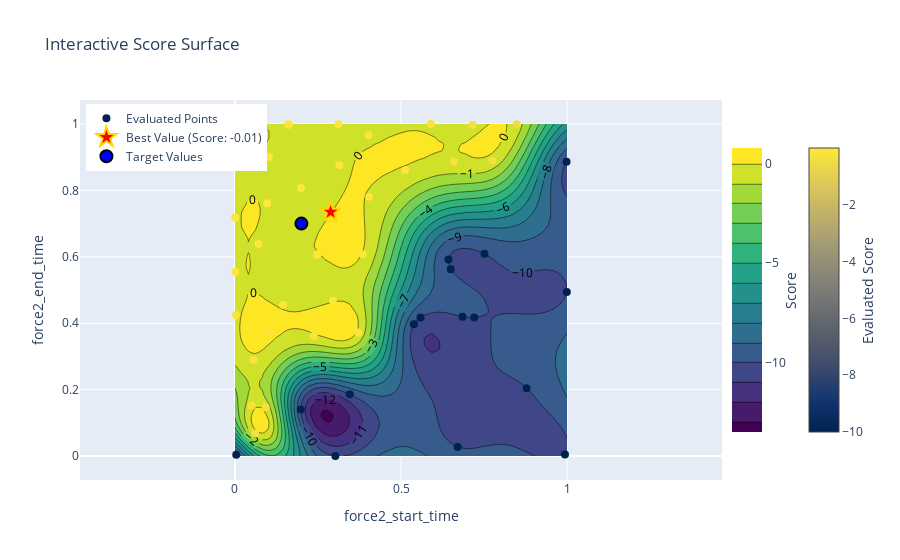
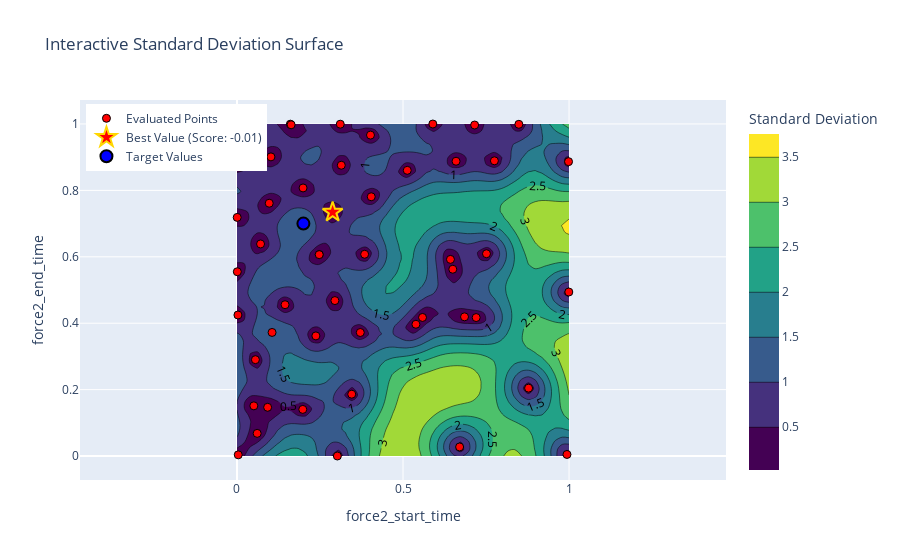
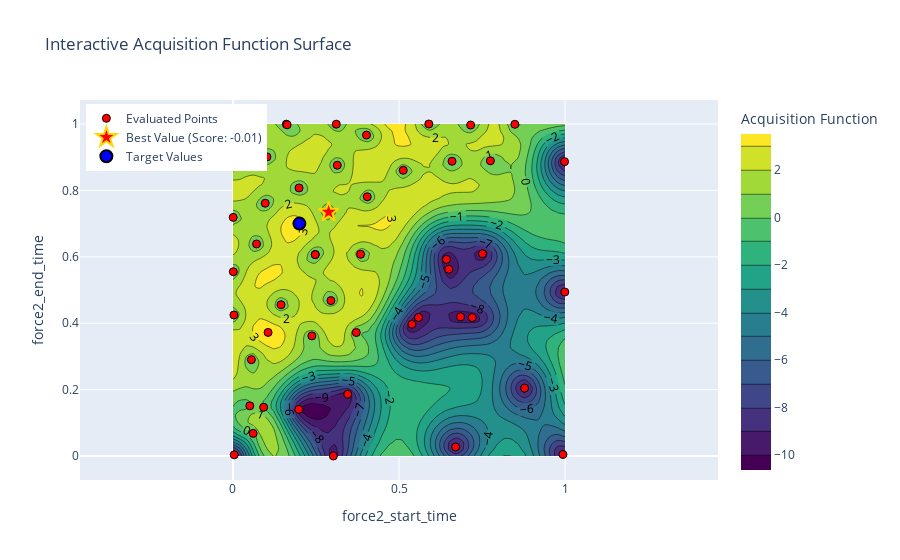

Here is the notebook cell these charts were saved with, in order:
### Code cell
def interactive_score_and_std_surface(optimizer, param_x, param_y, pbounds):
    # Fixed target values for other parameters
    force2_end_time_target = 0.7
    force2_start_time_target = 0.2

    kappa = 2.5  # Exploration parameter for the acquisition function
    acquisition = bayes_opt.acquisition.UpperConfidenceBound(kappa=kappa)

    # acquisition = bayes_opt.acquisition.ExpectedImprovement()

    # Generate a grid for two parameters
    x_vals = np.linspace(pbounds[param_x][0], pbounds[param_x][1], 50)
    y_vals = np.linspace(pbounds[param_y][0], pbounds[param_y][1], 50)
    scores = np.zeros((len(x_vals), len(y_vals)))
    stds = np.zeros((len(x_vals), len(y_vals)))

    # Populate grid with scores from the GP model
    for i, x in enumerate(x_vals):
        for j, y in enumerate(y_vals):
            curr_score, curr_std = optimizer._gp.predict(
                [[y, x]], 
                return_std=True
            )
            scores[i, j] = curr_score.item()
            stds[i, j] = curr_std.item()

    xx, yy = np.meshgrid(x_vals, y_vals)
    grid_points = np.c_[xx.ravel(), yy.ravel()]  # Shape (n_samples, 2)

    acquisition_values = -1 * acquisition._get_acq(gp=optimizer._gp)(grid_points)
    acquisition_values = acquisition_values.reshape(xx.shape)

    # Extract evaluated points from optimizer
    evaluated_x = []
    evaluated_y = []
    evaluated_scores = []
    hover_texts = []

    for res in optimizer.res:
        params = res["params"]
        score = res["target"]

        evaluated_x.append(params[param_x])
        evaluated_y.append(params[param_y])
        evaluated_scores.append(score)

        # Format hover text to include all parameter values and the score
        hover_text = (
            f"<b>Score:</b> {score:.2f}<br>"
            f"<b>force2_start_time:</b> {params['force2_start_time']:.2f}<br>"
            f"<b>force2_end_time:</b> {params['force2_end_time']:.2f}"
        )
        hover_texts.append(hover_text)

    # Get the best point
    best_params = optimizer.max["params"]
    best_x = best_params[param_x]
    best_y = best_params[param_y]
    best_score = optimizer.max["target"]

    # Interactive score surface plot
    score_fig = go.Figure()

    # Add score surface
    score_fig.add_trace(go.Contour(
        x=x_vals, y=y_vals, z=scores.T,
        colorscale="Viridis",
        colorbar=dict(
            title="Score",
            titleside="right",
            x=1.0,  # Move colorbar slightly right
            len=0.8  # Adjust colorbar length
        ),
        contours=dict(showlabels=True),
        name="Score Surface"
    ))

    # Add evaluated points with hover information
    score_fig.add_trace(go.Scatter(
        x=evaluated_x, y=evaluated_y,
        mode='markers',
        marker=dict(
            size=8,
            color=evaluated_scores,
            colorscale="Cividis",
            showscale=True,
            colorbar=dict(
                title="Evaluated Score",
                titleside="right",
                x=1.12,  # Move evaluated points colorbar further right
                len=0.8  # Adjust colorbar length
            ),
        ),
        text=hover_texts,  # Add detailed hover information
        hoverinfo="text",
        name="Evaluated Points"
    ))

    # Add the best point (star)
    score_fig.add_trace(go.Scatter(
        x=[best_x], y=[best_y],
        mode='markers',
        marker=dict(
            size=15,
            color='red',
            symbol='star',
            line=dict(width=2, color='gold')
        ),
        name=f"Best Value (Score: {best_score:.2f})",
        hoverinfo="skip"  # Skip hover text for the best point
    ))

    # Add the actual target values (circle)
    score_fig.add_trace(go.Scatter(
        x=[force2_start_time_target], y=[force2_end_time_target],
        mode='markers',
        marker=dict(
            size=12,
            color='blue',
            symbol='circle',
            line=dict(width=2, color='black')
        ),
        name="Target Values",
        text=f"<b>Target</b><br>{param_x}: {force2_start_time_target}<br>{param_y}: {force2_end_time_target}",
        hoverinfo="text"
    ))

    score_fig.update_layout(
        title="Interactive Score Surface",
        xaxis_title=param_x,
        yaxis_title=param_y,
        xaxis=dict(scaleanchor="y"),
        yaxis=dict(scaleanchor="x"),
        legend=dict(
            yanchor="top",
            y=0.99,
            xanchor="left",
            x=0.01
        ),  # Adjust legend position
        template="plotly"
    )

    iplot(score_fig)



    # Interactive standard deviation surface plot
    std_fig = go.Figure()

    # Add standard deviation surface
    std_fig.add_trace(go.Contour(
        x=x_vals, y=y_vals, z=stds.T,
        colorscale="Viridis",
        colorbar=dict(title="Standard Deviation"),
        contours=dict(showlabels=True),
        name="Standard Deviation Surface"
    ))

    # Add evaluated points
    std_fig.add_trace(go.Scatter(
        x=evaluated_x, y=evaluated_y,
        mode='markers',
        marker=dict(
            size=8,
            color="red",
            symbol="circle",
            line=dict(width=1, color="black")
        ),
        text=hover_texts,  # Reuse hover information with additional parameters
        hoverinfo="text",
        name="Evaluated Points"
    ))
    
    # Add the best point (star)
    std_fig.add_trace(go.Scatter(
        x=[best_x], y=[best_y],
        mode='markers',
        marker=dict(
            size=15,
            color='red',
            symbol='star',
            line=dict(width=2, color='gold')
        ),
        name=f"Best Value (Score: {best_score:.2f})",
        hoverinfo="skip"  # Skip hover text for the best point
    ))

    # Add the actual target values (circle)
    std_fig.add_trace(go.Scatter(
        x=[force2_start_time_target], y=[force2_end_time_target],
        mode='markers',
        marker=dict(
            size=12,
            color='blue',
            symbol='circle',
            line=dict(width=2, color='black')
        ),
        name="Target Values",
        text=f"<b>Target</b><br>{param_x}: {force2_start_time_target}<br>{param_y}: {force2_end_time_target}",
        hoverinfo="text"
    ))

    std_fig.update_layout(
        title="Interactive Standard Deviation Surface",
        xaxis_title=param_x,
        yaxis_title=param_y,
        xaxis=dict(scaleanchor="y"),
        yaxis=dict(scaleanchor="x"),
        legend=dict(yanchor="top", y=0.99, xanchor="left", x=0.01),
        template="plotly"
    )

    iplot(std_fig)



    # Interactive acquisition function surface plot
    acq_fig = go.Figure()

    # Add acquisition function surface
    acq_fig.add_trace(go.Contour(
        x=x_vals, y=y_vals, z=acquisition_values.T,
        colorscale="Viridis",
        colorbar=dict(title="Acquisition Function"),
        contours=dict(showlabels=True),
        name="Acquisition Function Surface"
    ))

    # Add evaluated points
    acq_fig.add_trace(go.Scatter(
        x=evaluated_x, y=evaluated_y,
        mode='markers',
        marker=dict(
            size=8,
            color="red",
            symbol="circle",
            line=dict(width=1, color="black")
        ),
        text=hover_texts,  # Reuse hover information with additional parameters
        hoverinfo="text",
        name="Evaluated Points"
    ))

    # Add the best point (star)
    acq_fig.add_trace(go.Scatter(
        x=[best_x], y=[best_y],
        mode='markers',
        marker=dict(
            size=15,
            color='red',
            symbol='star',
            line=dict(width=2, color='gold')
        ),
        name=f"Best Value (Score: {best_score:.2f})",
        hoverinfo="skip"  # Skip hover text for the best point
    ))

    # Add the actual target values (circle)
    acq_fig.add_trace(go.Scatter(
        x=[force2_start_time_target], y=[force2_end_time_target],
        mode='markers',
        marker=dict(
            size=12,
            color='blue',
            symbol='circle',
            line=dict(width=2, color='black')
        ),
        name="Target Values",
        text=f"<b>Target</b><br>{param_x}: {force2_start_time_target}<br>{param_y}: {force2_end_time_target}",
        hoverinfo="text"
    ))

    acq_fig.update_layout(
        title="Interactive Acquisition Function Surface",
        xaxis_title=param_x,
        yaxis_title=param_y,
        xaxis=dict(scaleanchor="y"),
        yaxis=dict(scaleanchor="x"),
        legend=dict(yanchor="top", y=0.99, xanchor="left", x=0.01),
        template="plotly"
    )

    iplot(acq_fig)

    # save the plot
    score_fig.write_html(f"/Users/nathanirniger/Desktop/plots/score_fig_{param_x}_{param_y}.html")
    std_fig.write_html(f"/Users/nathanirniger/Desktop/plots/std_fig_{param_x}_{param_y}.html")
    acq_fig.write_html(f"/Users/nathanirniger/Desktop/plots/acq_fig_{param_x}_{param_y}.html")




# Example usage:
interactive_score_and_std_surface(optimizer, 'force2_start_time', 'force2_end_time', pbounds)

### Figure 1 — Plotly figure (JSON) as saved in the notebook; plotly's stock layout.template omitted (floating-point values rounded to 4 significant figures; data arrays with more than 128 entries replaced by an {"elided": "..."} marker saying what was removed)
{"data": [{"colorbar": {"len": 0.8, "title": {"side": "right", "text": "Score"}, "x": 1}, "colorscale": [[0, "#440154"], [0.1111, "#482878"], [0.2222, "#3e4989"], [0.3333, "#31688e"], [0.4444, "#26828e"], [0.5556, "#1f9e89"], [0.6667, "#35b779"], [0.7778, "#6ece58"], [0.8889, "#b5de2b"], [1, "#fde725"]], "contours": {"showlabels": true}, "name": "Score Surface", "type": "contour", "x": [0, 0.02041, 0.04082, 0.06122, 0.08163, 0.102, 0.1224, 0.1429, 0.1633, 0.1837, 0.2041, 0.2245, 0.2449, 0.2653, 0.2857, 0.3061, 0.3265, 0.3469, 0.3673, 0.3878, 0.4082, 0.4286, 0.449, 0.4694, 0.4898, 0.5102, 0.5306, 0.551, 0.5714, 0.5918, 0.6122, 0.6327, 0.6531, 0.6735, 0.6939, 0.7143, 0.7347, 0.7551, 0.7755, 0.7959, 0.8163, 0.8367, 0.8571, 0.8776, 0.898, 0.9184, 0.9388, 0.9592, 0.9796, 1], "y": [0, 0.02041, 0.04082, 0.06122, 0.08163, 0.102, 0.1224, 0.1429, 0.1633, 0.1837, 0.2041, 0.2245, 0.2449, 0.2653, 0.2857, 0.3061, 0.3265, 0.3469, 0.3673, 0.3878, 0.4082, 0.4286, 0.449, 0.4694, 0.4898, 0.5102, 0.5306, 0.551, 0.5714, 0.5918, 0.6122, 0.6327, 0.6531, 0.6735, 0.6939, 0.7143, 0.7347, 0.7551, 0.7755, 0.7959, 0.8163, 0.8367, 0.8571, 0.8776, 0.898, 0.9184, 0.9388, 0.9592, 0.9796, 1], "z": {"elided": "50x50 float values"}}, {"hoverinfo": "text", "marker": {"color": [-10, -10, -0.3177, -10, -10, -10, -10, -10, -10, -10, -0.3235, -0.4185, -0.1888, -0.1146, -0.06273, -0.01099, -0.0204, -0.01152, -0.07096, -0.09117, -0.1119, -10, -0.04827, -0.2465, -0.5103, -0.2418, -10, -0.354, -0.1254, -0.08987, -0.1236, -10, -0.0401, -0.01101, -0.04389, -0.06061, -10, -10, -0.008937, -0.0499, -10, -0.06277, -0.04257, -0.1369, -10, -0.1158, -0.1019, -0.01435, -0.3666, -0.1164], "colorbar": {"len": 0.8, "title": {"side": "right", "text": "Evaluated Score"}, "x": 1.12}, "colorscale": [[0, "#00224e"], [0.1111, "#123570"], [0.2222, "#3b496c"], [0.3333, "#575d6d"], [0.4444, "#707173"], [0.5556, "#8a8678"], [0.6667, "#a59c74"], [0.7778, "#c3b369"], [0.8889, "#e1cc55"], [1, "#fee838"]], "showscale": true, "size": 8}, "mode": "markers", "name": "Evaluated Points", "text": ["<b>Score:</b> -10.00<br><b>force2_start_time:</b> 0.72<br><b>force2_end_time:</b> 0.42", "<b>Score:</b> -10.00<br><b>force2_start_time:</b> 0.30<br><b>force2_end_time:</b> 0.00", "<b>Score:</b> -0.32<br><b>force2_start_time:</b> 0.09<br><b>force2_end_time:</b> 0.15", "<b>Score:</b> -10.00<br><b>force2_start_time:</b> 0.35<br><b>force2_end_time:</b> 0.19", "<b>Score:</b> -10.00<br><b>force2_start_time:</b> 0.54<br><b>force2_end_time:</b> 0.40", "<b>Score:</b> -10.00<br><b>force2_start_time:</b> 0.69<br><b>force2_end_time:</b> 0.42", "<b>Score:</b> -10.00<br><b>force2_start_time:</b> 0.88<br><b>force2_end_time:</b> 0.20", "<b>Score:</b> -10.00<br><b>force2_start_time:</b> 0.67<br><b>force2_end_time:</b> 0.03", "<b>Score:</b> -10.00<br><b>force2_start_time:</b> 0.56<br><b>force2_end_time:</b> 0.42", "<b>Score:</b> -10.00<br><b>force2_start_time:</b> 0.20<br><b>force2_end_time:</b> 0.14", "<b>Score:</b> -0.32<br><b>force2_start_time:</b> 0.05<br><b>force2_end_time:</b> 0.15", "<b>Score:</b> -0.42<br><b>force2_start_time:</b> 0.06<br><b>force2_end_time:</b> 0.07", "<b>Score:</b> -0.19<br><b>force2_start_time:</b> 0.06<br><b>force2_end_time:</b> 0.29", "<b>Score:</b> -0.11<br><b>force2_start_time:</b> 0.00<br><b>force2_end_time:</b> 0.42", "<b>Score:</b> -0.06<br><b>force2_start_time:</b> 0.14<br><b>force2_end_time:</b> 0.46", "<b>Score:</b> -0.01<br><b>force2_start_time:</b> 0.25<br><b>force2_end_time:</b> 0.61", "<b>Score:</b> -0.02<br><b>force2_start_time:</b> 0.07<br><b>force2_end_time:</b> 0.64", "<b>Score:</b> -0.01<br><b>force2_start_time:</b> 0.20<br><b>force2_end_time:</b> 0.81", "<b>Score:</b> -0.07<br><b>force2_start_time:</b> 0.00<br><b>force2_end_time:</b> 0.88", "<b>Score:</b> -0.09<br><b>force2_start_time:</b> 0.16<br><b>force2_end_time:</b> 1.00", "<b>Score:</b> -0.11<br><b>force2_start_time:</b> 0.40<br><b>force2_end_time:</b> 0.97", "<b>Score:</b> -10.00<br><b>force2_start_time:</b> 0.75<br><b>force2_end_time:</b> 0.61", "<b>Score:</b> -0.05<br><b>force2_start_time:</b> 0.40<br><b>force2_end_time:</b> 0.78", "<b>Score:</b> -0.25<br><b>force2_start_time:</b> 0.66<br><b>force2_end_time:</b> 0.89", "<b>Score:</b> -0.51<br><b>force2_start_time:</b> 0.85<br><b>force2_end_time:</b> 1.00", "<b>Score:</b> -0.24<br><b>force2_start_time:</b> 0.59<br><b>force2_end_time:</b> 1.00", "<b>Score:</b> -10.00<br><b>force2_start_time:</b> 1.00<br><b>force2_end_time:</b> 0.89", "<b>Score:</b> -0.35<br><b>force2_start_time:</b> 0.72<br><b>force2_end_time:</b> 1.00", "<b>Score:</b> -0.13<br><b>force2_start_time:</b> 0.01<br><b>force2_end_time:</b> 1.00", "<b>Score:</b> -0.09<br><b>force2_start_time:</b> 0.16<br><b>force2_end_time:</b> 1.00", "<b>Score:</b> -0.12<br><b>force2_start_time:</b> 0.51<br><b>force2_end_time:</b> 0.86", "<b>Score:</b> -10.00<br><b>force2_start_time:</b> 0.64<br><b>force2_end_time:</b> 0.59", "<b>Score:</b> -0.04<br><b>force2_start_time:</b> 0.00<br><b>force2_end_time:</b> 0.72", "<b>Score:</b> -0.01<br><b>force2_start_time:</b> 0.25<br><b>force2_end_time:</b> 0.61", "<b>Score:</b> -0.04<br><b>force2_start_time:</b> 0.31<br><b>force2_end_time:</b> 0.88", "<b>Score:</b> -0.06<br><b>force2_start_time:</b> 0.00<br><b>force2_end_time:</b> 0.55", "<b>Score:</b> -10.00<br><b>force2_start_time:</b> 0.65<br><b>force2_end_time:</b> 0.56", "<b>Score:</b> -10.00<br><b>force2_start_time:</b> 0.99<br><b>force2_end_time:</b> 0.00", "<b>Score:</b> -0.01<br><b>force2_start_time:</b> 0.29<br><b>force2_end_time:</b> 0.73", "<b>Score:</b> -0.05<br><b>force2_start_time:</b> 0.10<br><b>force2_end_time:</b> 0.90", "<b>Score:</b> -10.00<br><b>force2_start_time:</b> 0.00<br><b>force2_end_time:</b> 0.00", "<b>Score:</b> -0.06<br><b>force2_start_time:</b> 0.29<br><b>force2_end_time:</b> 0.47", "<b>Score:</b> -0.04<br><b>force2_start_time:</b> 0.38<br><b>force2_end_time:</b> 0.61", "<b>Score:</b> -0.14<br><b>force2_start_time:</b> 0.37<br><b>force2_end_time:</b> 0.37", "<b>Score:</b> -10.00<br><b>force2_start_time:</b> 1.00<br><b>force2_end_time:</b> 0.49", "<b>Score:</b> -0.12<br><b>force2_start_time:</b> 0.24<br><b>force2_end_time:</b> 0.36", "<b>Score:</b> -0.10<br><b>force2_start_time:</b> 0.31<br><b>force2_end_time:</b> 1.00", "<b>Score:</b> -0.01<br><b>force2_start_time:</b> 0.10<br><b>force2_end_time:</b> 0.76", "<b>Score:</b> -0.37<br><b>force2_start_time:</b> 0.78<br><b>force2_end_time:</b> 0.89", "<b>Score:</b> -0.12<br><b>force2_start_time:</b> 0.11<br><b>force2_end_time:</b> 0.37"], "type": "scatter", "x": [0.7203, 0.3023, 0.09234, 0.3456, 0.5388, 0.6852, 0.8781, 0.6705, 0.5587, 0.1981, 0.05078, 0.06077, 0.05554, 0.002878, 0.1448, 0.2479, 0.07102, 0.199, 0.00334, 0.1608, 0.4021, 0.7513, 0.4043, 0.6597, 0.8488, 0.5897, 0.9985, 0.7157, 0.01053, 0.1631, 0.5128, 0.6429, 0.0006333, 0.2476, 0.3141, 0.001041, 0.6498, 0.9937, 0.288, 0.1023, 0.003805, 0.2949, 0.3844, 0.3713, 0.9993, 0.2376, 0.3111, 0.0971, 0.7752, 0.1057], "y": [0.417, 0.0001144, 0.1468, 0.1863, 0.3968, 0.4192, 0.2045, 0.02739, 0.4173, 0.1404, 0.1512, 0.06822, 0.2902, 0.4247, 0.4557, 0.6067, 0.6387, 0.8073, 0.8797, 0.9994, 0.9665, 0.6092, 0.7808, 0.8877, 0.9989, 0.9999, 0.8866, 0.9968, 0.9991, 0.9975, 0.8603, 0.5921, 0.7187, 0.6065, 0.8757, 0.555, 0.5625, 0.004742, 0.7345, 0.9009, 0.003636, 0.4681, 0.6076, 0.372, 0.494, 0.3618, 0.9993, 0.7613, 0.8891, 0.3722]}, {"hoverinfo": "skip", "marker": {"color": "red", "line": {"color": "gold", "width": 2}, "size": 15, "symbol": "star"}, "mode": "markers", "name": "Best Value (Score: -0.01)", "type": "scatter", "x": [0.288], "y": [0.7345]}, {"hoverinfo": "text", "marker": {"color": "blue", "line": {"color": "black", "width": 2}, "size": 12, "symbol": "circle"}, "mode": "markers", "name": "Target Values", "text": "<b>Target</b><br>force2_start_time: 0.2<br>force2_end_time: 0.7", "type": "scatter", "x": [0.2], "y": [0.7]}], "layout": {"legend": {"x": 0.01, "xanchor": "left", "y": 0.99, "yanchor": "top"}, "title": {"text": "Interactive Score Surface"}, "xaxis": {"scaleanchor": "y", "title": {"text": "force2_start_time"}}, "yaxis": {"scaleanchor": "x", "title": {"text": "force2_end_time"}}}}

### Figure 2 — Plotly figure (JSON) as saved in the notebook; plotly's stock layout.template omitted (floating-point values rounded to 4 significant figures; data arrays with more than 128 entries replaced by an {"elided": "..."} marker saying what was removed)
{"data": [{"colorbar": {"title": {"text": "Standard Deviation"}}, "colorscale": [[0, "#440154"], [0.1111, "#482878"], [0.2222, "#3e4989"], [0.3333, "#31688e"], [0.4444, "#26828e"], [0.5556, "#1f9e89"], [0.6667, "#35b779"], [0.7778, "#6ece58"], [0.8889, "#b5de2b"], [1, "#fde725"]], "contours": {"showlabels": true}, "name": "Standard Deviation Surface", "type": "contour", "x": [0, 0.02041, 0.04082, 0.06122, 0.08163, 0.102, 0.1224, 0.1429, 0.1633, 0.1837, 0.2041, 0.2245, 0.2449, 0.2653, 0.2857, 0.3061, 0.3265, 0.3469, 0.3673, 0.3878, 0.4082, 0.4286, 0.449, 0.4694, 0.4898, 0.5102, 0.5306, 0.551, 0.5714, 0.5918, 0.6122, 0.6327, 0.6531, 0.6735, 0.6939, 0.7143, 0.7347, 0.7551, 0.7755, 0.7959, 0.8163, 0.8367, 0.8571, 0.8776, 0.898, 0.9184, 0.9388, 0.9592, 0.9796, 1], "y": [0, 0.02041, 0.04082, 0.06122, 0.08163, 0.102, 0.1224, 0.1429, 0.1633, 0.1837, 0.2041, 0.2245, 0.2449, 0.2653, 0.2857, 0.3061, 0.3265, 0.3469, 0.3673, 0.3878, 0.4082, 0.4286, 0.449, 0.4694, 0.4898, 0.5102, 0.5306, 0.551, 0.5714, 0.5918, 0.6122, 0.6327, 0.6531, 0.6735, 0.6939, 0.7143, 0.7347, 0.7551, 0.7755, 0.7959, 0.8163, 0.8367, 0.8571, 0.8776, 0.898, 0.9184, 0.9388, 0.9592, 0.9796, 1], "z": {"elided": "50x50 float values"}}, {"hoverinfo": "text", "marker": {"color": "red", "line": {"color": "black", "width": 1}, "size": 8, "symbol": "circle"}, "mode": "markers", "name": "Evaluated Points", "text": ["<b>Score:</b> -10.00<br><b>force2_start_time:</b> 0.72<br><b>force2_end_time:</b> 0.42", "<b>Score:</b> -10.00<br><b>force2_start_time:</b> 0.30<br><b>force2_end_time:</b> 0.00", "<b>Score:</b> -0.32<br><b>force2_start_time:</b> 0.09<br><b>force2_end_time:</b> 0.15", "<b>Score:</b> -10.00<br><b>force2_start_time:</b> 0.35<br><b>force2_end_time:</b> 0.19", "<b>Score:</b> -10.00<br><b>force2_start_time:</b> 0.54<br><b>force2_end_time:</b> 0.40", "<b>Score:</b> -10.00<br><b>force2_start_time:</b> 0.69<br><b>force2_end_time:</b> 0.42", "<b>Score:</b> -10.00<br><b>force2_start_time:</b> 0.88<br><b>force2_end_time:</b> 0.20", "<b>Score:</b> -10.00<br><b>force2_start_time:</b> 0.67<br><b>force2_end_time:</b> 0.03", "<b>Score:</b> -10.00<br><b>force2_start_time:</b> 0.56<br><b>force2_end_time:</b> 0.42", "<b>Score:</b> -10.00<br><b>force2_start_time:</b> 0.20<br><b>force2_end_time:</b> 0.14", "<b>Score:</b> -0.32<br><b>force2_start_time:</b> 0.05<br><b>force2_end_time:</b> 0.15", "<b>Score:</b> -0.42<br><b>force2_start_time:</b> 0.06<br><b>force2_end_time:</b> 0.07", "<b>Score:</b> -0.19<br><b>force2_start_time:</b> 0.06<br><b>force2_end_time:</b> 0.29", "<b>Score:</b> -0.11<br><b>force2_start_time:</b> 0.00<br><b>force2_end_time:</b> 0.42", "<b>Score:</b> -0.06<br><b>force2_start_time:</b> 0.14<br><b>force2_end_time:</b> 0.46", "<b>Score:</b> -0.01<br><b>force2_start_time:</b> 0.25<br><b>force2_end_time:</b> 0.61", "<b>Score:</b> -0.02<br><b>force2_start_time:</b> 0.07<br><b>force2_end_time:</b> 0.64", "<b>Score:</b> -0.01<br><b>force2_start_time:</b> 0.20<br><b>force2_end_time:</b> 0.81", "<b>Score:</b> -0.07<br><b>force2_start_time:</b> 0.00<br><b>force2_end_time:</b> 0.88", "<b>Score:</b> -0.09<br><b>force2_start_time:</b> 0.16<br><b>force2_end_time:</b> 1.00", "<b>Score:</b> -0.11<br><b>force2_start_time:</b> 0.40<br><b>force2_end_time:</b> 0.97", "<b>Score:</b> -10.00<br><b>force2_start_time:</b> 0.75<br><b>force2_end_time:</b> 0.61", "<b>Score:</b> -0.05<br><b>force2_start_time:</b> 0.40<br><b>force2_end_time:</b> 0.78", "<b>Score:</b> -0.25<br><b>force2_start_time:</b> 0.66<br><b>force2_end_time:</b> 0.89", "<b>Score:</b> -0.51<br><b>force2_start_time:</b> 0.85<br><b>force2_end_time:</b> 1.00", "<b>Score:</b> -0.24<br><b>force2_start_time:</b> 0.59<br><b>force2_end_time:</b> 1.00", "<b>Score:</b> -10.00<br><b>force2_start_time:</b> 1.00<br><b>force2_end_time:</b> 0.89", "<b>Score:</b> -0.35<br><b>force2_start_time:</b> 0.72<br><b>force2_end_time:</b> 1.00", "<b>Score:</b> -0.13<br><b>force2_start_time:</b> 0.01<br><b>force2_end_time:</b> 1.00", "<b>Score:</b> -0.09<br><b>force2_start_time:</b> 0.16<br><b>force2_end_time:</b> 1.00", "<b>Score:</b> -0.12<br><b>force2_start_time:</b> 0.51<br><b>force2_end_time:</b> 0.86", "<b>Score:</b> -10.00<br><b>force2_start_time:</b> 0.64<br><b>force2_end_time:</b> 0.59", "<b>Score:</b> -0.04<br><b>force2_start_time:</b> 0.00<br><b>force2_end_time:</b> 0.72", "<b>Score:</b> -0.01<br><b>force2_start_time:</b> 0.25<br><b>force2_end_time:</b> 0.61", "<b>Score:</b> -0.04<br><b>force2_start_time:</b> 0.31<br><b>force2_end_time:</b> 0.88", "<b>Score:</b> -0.06<br><b>force2_start_time:</b> 0.00<br><b>force2_end_time:</b> 0.55", "<b>Score:</b> -10.00<br><b>force2_start_time:</b> 0.65<br><b>force2_end_time:</b> 0.56", "<b>Score:</b> -10.00<br><b>force2_start_time:</b> 0.99<br><b>force2_end_time:</b> 0.00", "<b>Score:</b> -0.01<br><b>force2_start_time:</b> 0.29<br><b>force2_end_time:</b> 0.73", "<b>Score:</b> -0.05<br><b>force2_start_time:</b> 0.10<br><b>force2_end_time:</b> 0.90", "<b>Score:</b> -10.00<br><b>force2_start_time:</b> 0.00<br><b>force2_end_time:</b> 0.00", "<b>Score:</b> -0.06<br><b>force2_start_time:</b> 0.29<br><b>force2_end_time:</b> 0.47", "<b>Score:</b> -0.04<br><b>force2_start_time:</b> 0.38<br><b>force2_end_time:</b> 0.61", "<b>Score:</b> -0.14<br><b>force2_start_time:</b> 0.37<br><b>force2_end_time:</b> 0.37", "<b>Score:</b> -10.00<br><b>force2_start_time:</b> 1.00<br><b>force2_end_time:</b> 0.49", "<b>Score:</b> -0.12<br><b>force2_start_time:</b> 0.24<br><b>force2_end_time:</b> 0.36", "<b>Score:</b> -0.10<br><b>force2_start_time:</b> 0.31<br><b>force2_end_time:</b> 1.00", "<b>Score:</b> -0.01<br><b>force2_start_time:</b> 0.10<br><b>force2_end_time:</b> 0.76", "<b>Score:</b> -0.37<br><b>force2_start_time:</b> 0.78<br><b>force2_end_time:</b> 0.89", "<b>Score:</b> -0.12<br><b>force2_start_time:</b> 0.11<br><b>force2_end_time:</b> 0.37"], "type": "scatter", "x": [0.7203, 0.3023, 0.09234, 0.3456, 0.5388, 0.6852, 0.8781, 0.6705, 0.5587, 0.1981, 0.05078, 0.06077, 0.05554, 0.002878, 0.1448, 0.2479, 0.07102, 0.199, 0.00334, 0.1608, 0.4021, 0.7513, 0.4043, 0.6597, 0.8488, 0.5897, 0.9985, 0.7157, 0.01053, 0.1631, 0.5128, 0.6429, 0.0006333, 0.2476, 0.3141, 0.001041, 0.6498, 0.9937, 0.288, 0.1023, 0.003805, 0.2949, 0.3844, 0.3713, 0.9993, 0.2376, 0.3111, 0.0971, 0.7752, 0.1057], "y": [0.417, 0.0001144, 0.1468, 0.1863, 0.3968, 0.4192, 0.2045, 0.02739, 0.4173, 0.1404, 0.1512, 0.06822, 0.2902, 0.4247, 0.4557, 0.6067, 0.6387, 0.8073, 0.8797, 0.9994, 0.9665, 0.6092, 0.7808, 0.8877, 0.9989, 0.9999, 0.8866, 0.9968, 0.9991, 0.9975, 0.8603, 0.5921, 0.7187, 0.6065, 0.8757, 0.555, 0.5625, 0.004742, 0.7345, 0.9009, 0.003636, 0.4681, 0.6076, 0.372, 0.494, 0.3618, 0.9993, 0.7613, 0.8891, 0.3722]}, {"hoverinfo": "skip", "marker": {"color": "red", "line": {"color": "gold", "width": 2}, "size": 15, "symbol": "star"}, "mode": "markers", "name": "Best Value (Score: -0.01)", "type": "scatter", "x": [0.288], "y": [0.7345]}, {"hoverinfo": "text", "marker": {"color": "blue", "line": {"color": "black", "width": 2}, "size": 12, "symbol": "circle"}, "mode": "markers", "name": "Target Values", "text": "<b>Target</b><br>force2_start_time: 0.2<br>force2_end_time: 0.7", "type": "scatter", "x": [0.2], "y": [0.7]}], "layout": {"legend": {"x": 0.01, "xanchor": "left", "y": 0.99, "yanchor": "top"}, "title": {"text": "Interactive Standard Deviation Surface"}, "xaxis": {"scaleanchor": "y", "title": {"text": "force2_start_time"}}, "yaxis": {"scaleanchor": "x", "title": {"text": "force2_end_time"}}}}

### Figure 3 — Plotly figure (JSON) as saved in the notebook; plotly's stock layout.template omitted (floating-point values rounded to 4 significant figures; data arrays with more than 128 entries replaced by an {"elided": "..."} marker saying what was removed)
{"data": [{"colorbar": {"title": {"text": "Acquisition Function"}}, "colorscale": [[0, "#440154"], [0.1111, "#482878"], [0.2222, "#3e4989"], [0.3333, "#31688e"], [0.4444, "#26828e"], [0.5556, "#1f9e89"], [0.6667, "#35b779"], [0.7778, "#6ece58"], [0.8889, "#b5de2b"], [1, "#fde725"]], "contours": {"showlabels": true}, "name": "Acquisition Function Surface", "type": "contour", "x": [0, 0.02041, 0.04082, 0.06122, 0.08163, 0.102, 0.1224, 0.1429, 0.1633, 0.1837, 0.2041, 0.2245, 0.2449, 0.2653, 0.2857, 0.3061, 0.3265, 0.3469, 0.3673, 0.3878, 0.4082, 0.4286, 0.449, 0.4694, 0.4898, 0.5102, 0.5306, 0.551, 0.5714, 0.5918, 0.6122, 0.6327, 0.6531, 0.6735, 0.6939, 0.7143, 0.7347, 0.7551, 0.7755, 0.7959, 0.8163, 0.8367, 0.8571, 0.8776, 0.898, 0.9184, 0.9388, 0.9592, 0.9796, 1], "y": [0, 0.02041, 0.04082, 0.06122, 0.08163, 0.102, 0.1224, 0.1429, 0.1633, 0.1837, 0.2041, 0.2245, 0.2449, 0.2653, 0.2857, 0.3061, 0.3265, 0.3469, 0.3673, 0.3878, 0.4082, 0.4286, 0.449, 0.4694, 0.4898, 0.5102, 0.5306, 0.551, 0.5714, 0.5918, 0.6122, 0.6327, 0.6531, 0.6735, 0.6939, 0.7143, 0.7347, 0.7551, 0.7755, 0.7959, 0.8163, 0.8367, 0.8571, 0.8776, 0.898, 0.9184, 0.9388, 0.9592, 0.9796, 1], "z": {"elided": "50x50 float values"}}, {"hoverinfo": "text", "marker": {"color": "red", "line": {"color": "black", "width": 1}, "size": 8, "symbol": "circle"}, "mode": "markers", "name": "Evaluated Points", "text": ["<b>Score:</b> -10.00<br><b>force2_start_time:</b> 0.72<br><b>force2_end_time:</b> 0.42", "<b>Score:</b> -10.00<br><b>force2_start_time:</b> 0.30<br><b>force2_end_time:</b> 0.00", "<b>Score:</b> -0.32<br><b>force2_start_time:</b> 0.09<br><b>force2_end_time:</b> 0.15", "<b>Score:</b> -10.00<br><b>force2_start_time:</b> 0.35<br><b>force2_end_time:</b> 0.19", "<b>Score:</b> -10.00<br><b>force2_start_time:</b> 0.54<br><b>force2_end_time:</b> 0.40", "<b>Score:</b> -10.00<br><b>force2_start_time:</b> 0.69<br><b>force2_end_time:</b> 0.42", "<b>Score:</b> -10.00<br><b>force2_start_time:</b> 0.88<br><b>force2_end_time:</b> 0.20", "<b>Score:</b> -10.00<br><b>force2_start_time:</b> 0.67<br><b>force2_end_time:</b> 0.03", "<b>Score:</b> -10.00<br><b>force2_start_time:</b> 0.56<br><b>force2_end_time:</b> 0.42", "<b>Score:</b> -10.00<br><b>force2_start_time:</b> 0.20<br><b>force2_end_time:</b> 0.14", "<b>Score:</b> -0.32<br><b>force2_start_time:</b> 0.05<br><b>force2_end_time:</b> 0.15", "<b>Score:</b> -0.42<br><b>force2_start_time:</b> 0.06<br><b>force2_end_time:</b> 0.07", "<b>Score:</b> -0.19<br><b>force2_start_time:</b> 0.06<br><b>force2_end_time:</b> 0.29", "<b>Score:</b> -0.11<br><b>force2_start_time:</b> 0.00<br><b>force2_end_time:</b> 0.42", "<b>Score:</b> -0.06<br><b>force2_start_time:</b> 0.14<br><b>force2_end_time:</b> 0.46", "<b>Score:</b> -0.01<br><b>force2_start_time:</b> 0.25<br><b>force2_end_time:</b> 0.61", "<b>Score:</b> -0.02<br><b>force2_start_time:</b> 0.07<br><b>force2_end_time:</b> 0.64", "<b>Score:</b> -0.01<br><b>force2_start_time:</b> 0.20<br><b>force2_end_time:</b> 0.81", "<b>Score:</b> -0.07<br><b>force2_start_time:</b> 0.00<br><b>force2_end_time:</b> 0.88", "<b>Score:</b> -0.09<br><b>force2_start_time:</b> 0.16<br><b>force2_end_time:</b> 1.00", "<b>Score:</b> -0.11<br><b>force2_start_time:</b> 0.40<br><b>force2_end_time:</b> 0.97", "<b>Score:</b> -10.00<br><b>force2_start_time:</b> 0.75<br><b>force2_end_time:</b> 0.61", "<b>Score:</b> -0.05<br><b>force2_start_time:</b> 0.40<br><b>force2_end_time:</b> 0.78", "<b>Score:</b> -0.25<br><b>force2_start_time:</b> 0.66<br><b>force2_end_time:</b> 0.89", "<b>Score:</b> -0.51<br><b>force2_start_time:</b> 0.85<br><b>force2_end_time:</b> 1.00", "<b>Score:</b> -0.24<br><b>force2_start_time:</b> 0.59<br><b>force2_end_time:</b> 1.00", "<b>Score:</b> -10.00<br><b>force2_start_time:</b> 1.00<br><b>force2_end_time:</b> 0.89", "<b>Score:</b> -0.35<br><b>force2_start_time:</b> 0.72<br><b>force2_end_time:</b> 1.00", "<b>Score:</b> -0.13<br><b>force2_start_time:</b> 0.01<br><b>force2_end_time:</b> 1.00", "<b>Score:</b> -0.09<br><b>force2_start_time:</b> 0.16<br><b>force2_end_time:</b> 1.00", "<b>Score:</b> -0.12<br><b>force2_start_time:</b> 0.51<br><b>force2_end_time:</b> 0.86", "<b>Score:</b> -10.00<br><b>force2_start_time:</b> 0.64<br><b>force2_end_time:</b> 0.59", "<b>Score:</b> -0.04<br><b>force2_start_time:</b> 0.00<br><b>force2_end_time:</b> 0.72", "<b>Score:</b> -0.01<br><b>force2_start_time:</b> 0.25<br><b>force2_end_time:</b> 0.61", "<b>Score:</b> -0.04<br><b>force2_start_time:</b> 0.31<br><b>force2_end_time:</b> 0.88", "<b>Score:</b> -0.06<br><b>force2_start_time:</b> 0.00<br><b>force2_end_time:</b> 0.55", "<b>Score:</b> -10.00<br><b>force2_start_time:</b> 0.65<br><b>force2_end_time:</b> 0.56", "<b>Score:</b> -10.00<br><b>force2_start_time:</b> 0.99<br><b>force2_end_time:</b> 0.00", "<b>Score:</b> -0.01<br><b>force2_start_time:</b> 0.29<br><b>force2_end_time:</b> 0.73", "<b>Score:</b> -0.05<br><b>force2_start_time:</b> 0.10<br><b>force2_end_time:</b> 0.90", "<b>Score:</b> -10.00<br><b>force2_start_time:</b> 0.00<br><b>force2_end_time:</b> 0.00", "<b>Score:</b> -0.06<br><b>force2_start_time:</b> 0.29<br><b>force2_end_time:</b> 0.47", "<b>Score:</b> -0.04<br><b>force2_start_time:</b> 0.38<br><b>force2_end_time:</b> 0.61", "<b>Score:</b> -0.14<br><b>force2_start_time:</b> 0.37<br><b>force2_end_time:</b> 0.37", "<b>Score:</b> -10.00<br><b>force2_start_time:</b> 1.00<br><b>force2_end_time:</b> 0.49", "<b>Score:</b> -0.12<br><b>force2_start_time:</b> 0.24<br><b>force2_end_time:</b> 0.36", "<b>Score:</b> -0.10<br><b>force2_start_time:</b> 0.31<br><b>force2_end_time:</b> 1.00", "<b>Score:</b> -0.01<br><b>force2_start_time:</b> 0.10<br><b>force2_end_time:</b> 0.76", "<b>Score:</b> -0.37<br><b>force2_start_time:</b> 0.78<br><b>force2_end_time:</b> 0.89", "<b>Score:</b> -0.12<br><b>force2_start_time:</b> 0.11<br><b>force2_end_time:</b> 0.37"], "type": "scatter", "x": [0.7203, 0.3023, 0.09234, 0.3456, 0.5388, 0.6852, 0.8781, 0.6705, 0.5587, 0.1981, 0.05078, 0.06077, 0.05554, 0.002878, 0.1448, 0.2479, 0.07102, 0.199, 0.00334, 0.1608, 0.4021, 0.7513, 0.4043, 0.6597, 0.8488, 0.5897, 0.9985, 0.7157, 0.01053, 0.1631, 0.5128, 0.6429, 0.0006333, 0.2476, 0.3141, 0.001041, 0.6498, 0.9937, 0.288, 0.1023, 0.003805, 0.2949, 0.3844, 0.3713, 0.9993, 0.2376, 0.3111, 0.0971, 0.7752, 0.1057], "y": [0.417, 0.0001144, 0.1468, 0.1863, 0.3968, 0.4192, 0.2045, 0.02739, 0.4173, 0.1404, 0.1512, 0.06822, 0.2902, 0.4247, 0.4557, 0.6067, 0.6387, 0.8073, 0.8797, 0.9994, 0.9665, 0.6092, 0.7808, 0.8877, 0.9989, 0.9999, 0.8866, 0.9968, 0.9991, 0.9975, 0.8603, 0.5921, 0.7187, 0.6065, 0.8757, 0.555, 0.5625, 0.004742, 0.7345, 0.9009, 0.003636, 0.4681, 0.6076, 0.372, 0.494, 0.3618, 0.9993, 0.7613, 0.8891, 0.3722]}, {"hoverinfo": "skip", "marker": {"color": "red", "line": {"color": "gold", "width": 2}, "size": 15, "symbol": "star"}, "mode": "markers", "name": "Best Value (Score: -0.01)", "type": "scatter", "x": [0.288], "y": [0.7345]}, {"hoverinfo": "text", "marker": {"color": "blue", "line": {"color": "black", "width": 2}, "size": 12, "symbol": "circle"}, "mode": "markers", "name": "Target Values", "text": "<b>Target</b><br>force2_start_time: 0.2<br>force2_end_time: 0.7", "type": "scatter", "x": [0.2], "y": [0.7]}], "layout": {"legend": {"x": 0.01, "xanchor": "left", "y": 0.99, "yanchor": "top"}, "title": {"text": "Interactive Acquisition Function Surface"}, "xaxis": {"scaleanchor": "y", "title": {"text": "force2_start_time"}}, "yaxis": {"scaleanchor": "x", "title": {"text": "force2_end_time"}}}}
